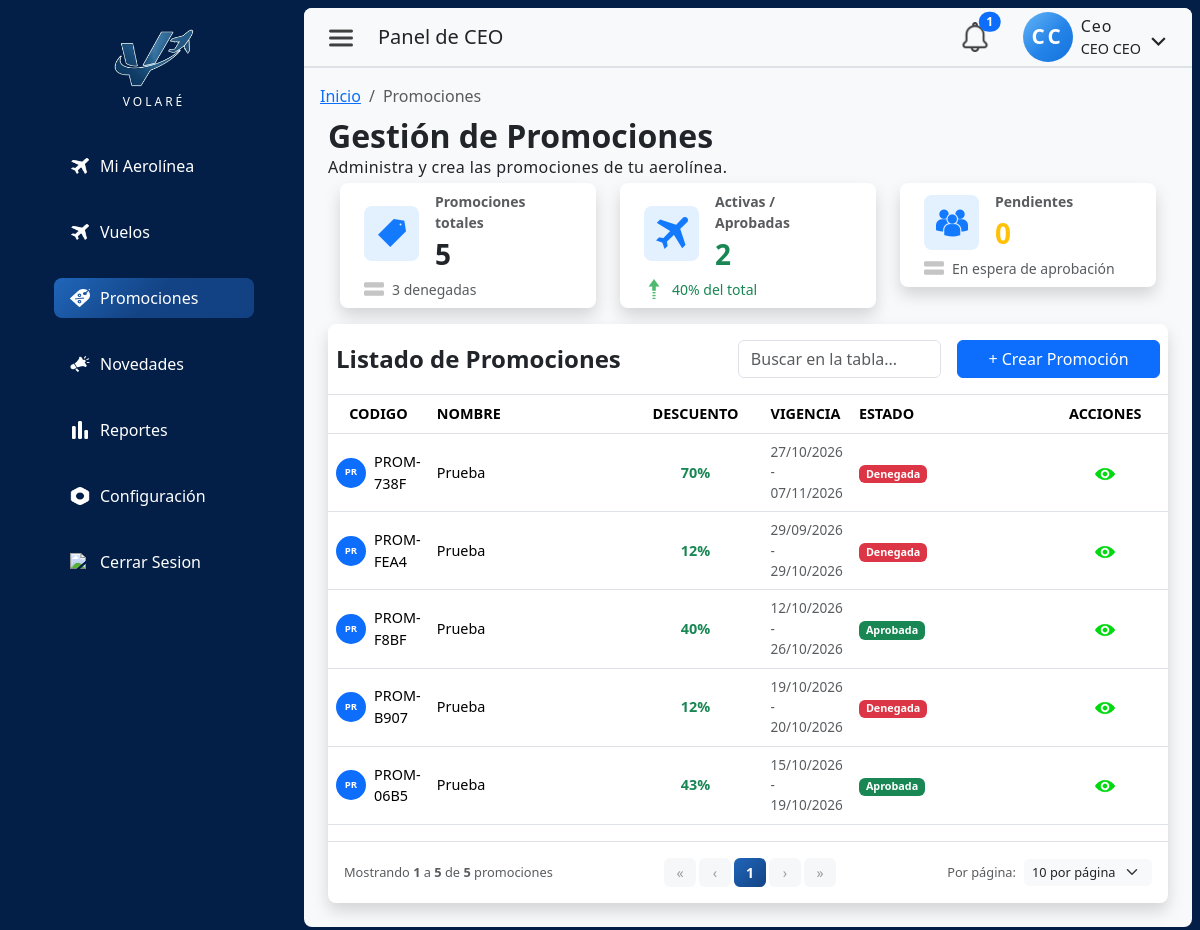
The page /index.php?pagina=ceo&seccion=promociones (signed in) on the database its author committed.
### tables this page shows
CREATE TABLE `promocion` (
  `idPromocion` int NOT NULL AUTO_INCREMENT,
  `codigo` varchar(20) NOT NULL,
  `idAerolinea` int NOT NULL,
  `idUsuarioCreador` int NOT NULL,
  `nombre` varchar(150) NOT NULL,
  `descripcion` text,
  `descuentoPorcentaje` decimal(5,2) NOT NULL,
  `fechaInicio` date NOT NULL,
  `fechaFin` date NOT NULL,
  `estado` enum('Pendiente','Aprobada','Denegada') NOT NULL DEFAULT 'Pendiente',
  `condiciones` text,
  `fechaCreacion` datetime NOT NULL DEFAULT CURRENT_TIMESTAMP,
  PRIMARY KEY (`idPromocion`),
  UNIQUE KEY `codigo_UNIQUE` (`codigo`),
  KEY `fk_promocion_aerolinea_idx` (`idAerolinea`),
  KEY `fk_promocion_usuario_idx` (`idUsuarioCreador`),
  CONSTRAINT `fk_promocion_aerolinea` FOREIGN KEY (`idAerolinea`) REFERENCES `aerolinea` (`idAerolinea`) ON DELETE CASCADE,
  CONSTRAINT `fk_promocion_usuario` FOREIGN KEY (`idUsuarioCreador`) REFERENCES `usuario` (`idUsuario`) ON DELETE CASCADE
);

### src/views/ceo/promocionesListado.php (the view, shortened to what the rows shown need)
<?php
require_once __DIR__ . '/../../config/app.php';
require_once __DIR__ . '/../../controllers/PromocionController.php';
$ctrl = new PromocionController($link);
$promocionesTodas = $ctrl->listarPorCEO();
$total      = count($promocionesTodas);
$porPaginaPermitidos = [5, 10, 25, 50];
$pagActual       = max(1, (int)($_GET['pag'] ?? 1));
$porPaginaRaw = (int)($_GET['porPagina'] ?? 10);
$porPagina    = in_array($porPaginaRaw, $porPaginaPermitidos) ? $porPaginaRaw : 10;
$totalPaginas = max(1, (int)ceil($total / $porPagina));
$pagActual       = min($pagActual, $totalPaginas);
$promociones = array_slice($promocionesTodas, ($pagActual - 1) * $porPagina, $porPagina);
function badgeEstadoPromo(string $estado): string {
    return match ($estado) {
        'Aprobada' => 'text-bg-success',
        'Denegada' => 'text-bg-danger',
        default    => 'text-bg-warning',
    };
}
?>
<!DOCTYPE html>
<html lang="es">
<head>
    <link href="https://cdn.jsdelivr.net/npm/bootstrap@5.3.3/dist/css/bootstrap.min.css" rel="stylesheet">
    <link rel="stylesheet" href="https://cdn.jsdelivr.net/npm/bootstrap-icons@1.11.3/font/bootstrap-icons.min.css">
    <link rel="stylesheet" href="<?= url('public/css/admin.css') ?>">
    <link rel="stylesheet" href="<?= url('public/css/layout/headerAdmin.css') ?>">
    <link rel="stylesheet" href="<?= url('public/css/components/tablaLista.css') ?>?v=<?= time() ?>">
</head>
<body>
<div class="d-flex min-vh-100 row g-0 m-0 p-2 pe-2">
    <div class="admin-main col-12 col-md-9 col-xxl-10 bg-light rounded-3 overflow-hidden">
        <main class="container-fluid d-flex flex-column gap-3 p-3 admin-content">
<div>
    <div class="contForm col-12 d-flex flex-column p-2 admin-content h-100">
        <h2 class="m-0 p-0 fs-2 fw-bold">Gestión de Promociones</h2>
        <div class="d-flex flex-column gap-2">
            <div class="table-responsive bg-white shadow rounded-3 pt-3 tablaContenedor">
                <table class="table table-hover align-middle border-top mt-2 tabla-aerolineas">
                    <thead>
                        <tr>
                            <th scope="col" class="text-center fw-bold">CODIGO</th>
                            <th scope="col" class="fw-bold">NOMBRE</th>
                            <th scope="col" class="fw-bold text-center">DESCUENTO</th>
                            <th scope="col" class="fw-bold d-none d-md-table-cell">VIGENCIA</th>
                            <th scope="col" class="fw-bold d-none d-sm-table-cell">ESTADO</th>
                            <th scope="col" class="text-center fw-bold">ACCIONES</th>
                        </tr>
                    </thead>
                    <tbody id="promocionTableBody">
                        <?php if (empty($promociones)): ?>
                            <tr>
                                <td colspan="6" class="text-center py-4 text-muted">
                                    No tenés promociones registradas todavía.
                                </td>
                            </tr>
                        <?php else:
                            foreach ($promociones as $p):
                                $idPromo = $p['idPromocion'] ?? $p['codigo'];
                                $inicio  = date('d/m/Y', strtotime($p['fechaInicio']));
                                $fin     = date('d/m/Y', strtotime($p['fechaFin']));
                        ?>
                        <tr class="fila-tabla" data-id="<?= htmlspecialchars((string)$idPromo) ?>" style="cursor:pointer;">
                            <td>
                                <div class="d-flex align-items-center justify-content-center gap-2">
                                    <div class="rounded-circle bg-primary d-flex align-items-center justify-content-center" style="width:30px; height:30px; flex-shrink:0;">
                                        <span class="text-white fw-bold text-uppercase" style="font-size:0.6rem;"><?= htmlspecialchars(substr($p['codigo'], 0, 2)) ?></span>
                                    </div>
                                    <span class="text-uppercase fw-medium"><?= htmlspecialchars($p['codigo']) ?></span>
                                </div>
                            </td>
                            <td><?= htmlspecialchars($p['nombre']) ?></td>
                            <td class="text-center fw-bold text-success"><?= (float)$p['descuentoPorcentaje'] ?>%</td>
                            <td class="d-none d-md-table-cell text-muted" style="font-size:0.85rem;"><?= $inicio ?> - <?= $fin ?></td>
                            <td class="d-none d-sm-table-cell">
                                <span class="badge <?= badgeEstadoPromo($p['estado']) ?>"><?= htmlspecialchars($p['estado']) ?></span>
                            </td>
                            <td>
                                <div class="d-flex justify-content-evenly w-100">
                                    <a
                                        href="<?= url('index.php?pagina=ceo&seccion=promocion-detalle&id=' . urlencode((string)$idPromo)) ?>"
                                        class="p-0 bg-transparent border-0 btn-ver-promo"
                                        data-bs-toggle="tooltip"
                                        data-bs-placement="top"
                                        data-bs-title="Ver detalle"
                                        data-bs-trigger="hover"
                                    >
                                        <img
                                            src="<?= url('public/img/icons/readTabla.png') ?>"
                                            class="img-fluid btn-tabla"
                                            alt="icono ver promoción"
                                        >
                                    </a>
                                </div>
                            </td>
                        </tr>
                        <?php endforeach; ?>
                        <?php endif; ?>
                    </tbody>
                </table>
            </div>
        </div>
    </div>
</div>
        </main>
    </div>
</div>
</body>
</html>

### rows shown on the page
promocion: codigo "PR", codigo "PROM-738F", nombre "Prueba", descuentoPorcentaje "70", fechaInicio "27/10/2026", fechaFin "07/11/2026", estado "Denegada"
promocion: codigo "PR", codigo "PROM-FEA4", nombre "Prueba", descuentoPorcentaje "12", fechaInicio "29/09/2026", fechaFin "29/10/2026", estado "Denegada"
promocion: codigo "PR", codigo "PROM-F8BF", nombre "Prueba", descuentoPorcentaje "40", fechaInicio "12/10/2026", fechaFin "26/10/2026", estado "Aprobada"
promocion: codigo "PR", codigo "PROM-B907", nombre "Prueba", descuentoPorcentaje "12", fechaInicio "19/10/2026", fechaFin "20/10/2026", estado "Denegada"
promocion: codigo "PR", codigo "PROM-06B5", nombre "Prueba", descuentoPorcentaje "43", fechaInicio "15/10/2026", fechaFin "19/10/2026", estado "Aprobada"

### other values the page prints
$link['label'] "Mi Aerolínea"
$link['label'] "Vuelos"
$link['label'] "Promociones"
$link['label'] "Novedades"
$link['label'] "Reportes"
$link['label'] "Configuración"
$rol "Ceo"
$usuario['nombre'] "CEO"
$usuario['apellido'] "CEO"
$total "5"
$denegadas "3"
$aprobadas "2"
$pctAprob "40"
$pendientes "0"
$desde "1"
